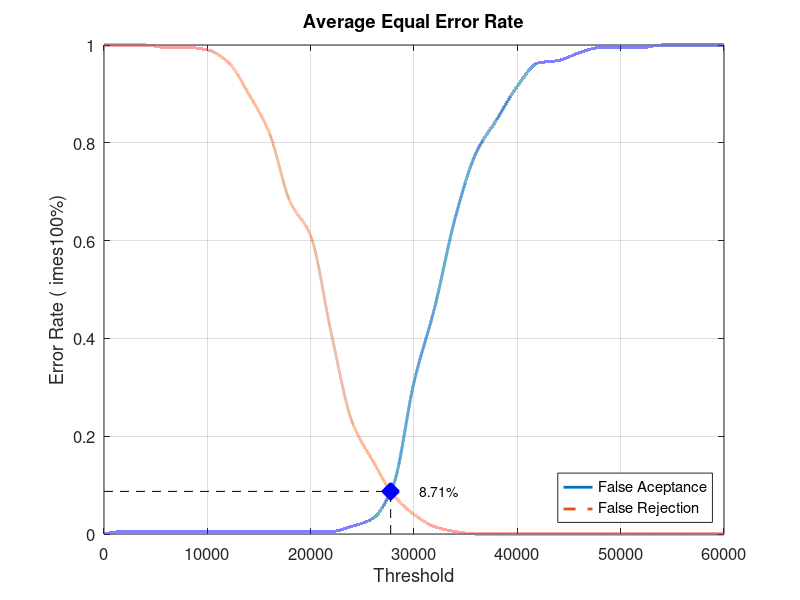
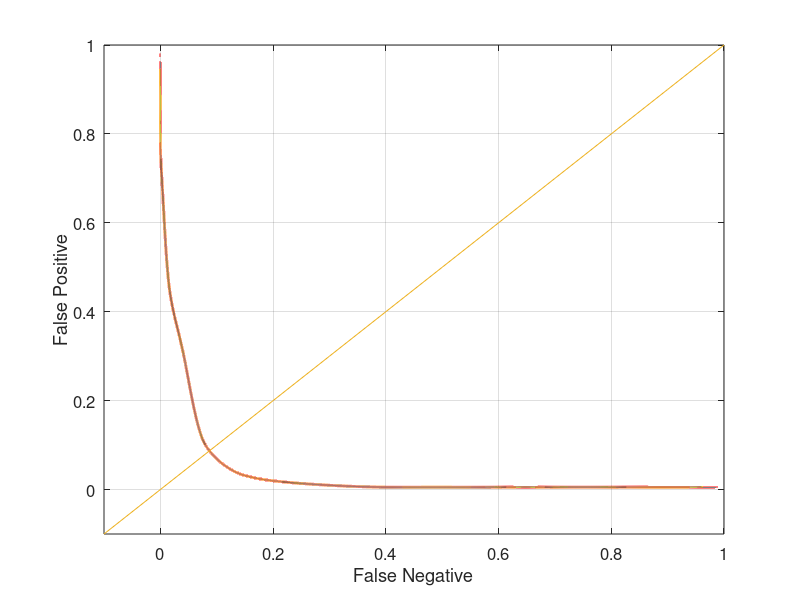

Write MATLAB code to recreate these figures, in order.
close all;
clear;
clc;
x = 0:2000:60000;
xq = 0:0.5:60000;

y0 = [0 0.00526316 0.00526316 0.00526316 0.00526316 0.00526316 0.00526316 0.00526316 0.00526316 0.00526316 0.00526316 0.00526316 0.0157895 0.0315789 0.1 0.310526 0.463158 0.647368 0.778947 0.847368 0.915789 0.963158 0.968421 0.984211 0.994737 0.994737 0.994737 1 1 1 1]
yy0 = interp1(x, y0, xq, 'pchip');
y1 = [1 1 1 0.995 0.995 0.99 0.965 0.9 0.82 0.68 0.61 0.41 0.23 0.15 0.08 0.04 0.015 0.005 0 0 0 0 0 0 0 0 0 0 0 0 0]
yy1 = interp1(x, y1, xq, 'pchip');

% Calculating EER: 
y2 = abs(y0 - y1);
find(y2 == min(y2))
yy2 = abs(yy0 - yy1);
xEER = find(yy2 == min(yy2));
xEERIndex = xq(xEER) % X-axis EER
yEER = yy0(xEER) % Y-axis EER

main = figure
plot(xq, yy0,'-','LineWidth', 2);	hold on
plot(xq, yy1,'--','LineWidth', 2);	hold on
plot([xEERIndex xEERIndex], [0 yEER], 'k--');	hold on
plot([0 xEERIndex], [yEER yEER], 'k--');	hold on
plot(xEERIndex, yEER, 'bx', 'LineWidth', 10);	hold on
text(xEERIndex + 10 * xEERIndex / 100, yEER, [num2str(round((10000 * yEER)) / 100) '%'])
legend('False Aceptance', 'False Rejection', 'Location', 'SouthEast')
xlabel('Threshold')
ylabel('Error Rate (	imes100%)')
title('Average Equal Error Rate')
set(gca, 'FontSize', 12)
axis([0 60000 0 1])
grid on

print(main, 'Database4_3Main', '-dpng');
FNRxFPR = figure('Color', [1 1 1]);
plot(yy1, yy0, '-', yy1, yy0, 'LineWidth', 2);
hold on
y = -0.1:0.1:1
plot(y, y); 
set(gca, 'FontSize', 12)
xlabel('False Negative')
ylabel('False Positive')
axis([-0.1 1 -0.1 1])
set(gca, 'FontSize', 12)
grid on

print(FNRxFPR, 'Database4_3FNRxFPR','-dpng');